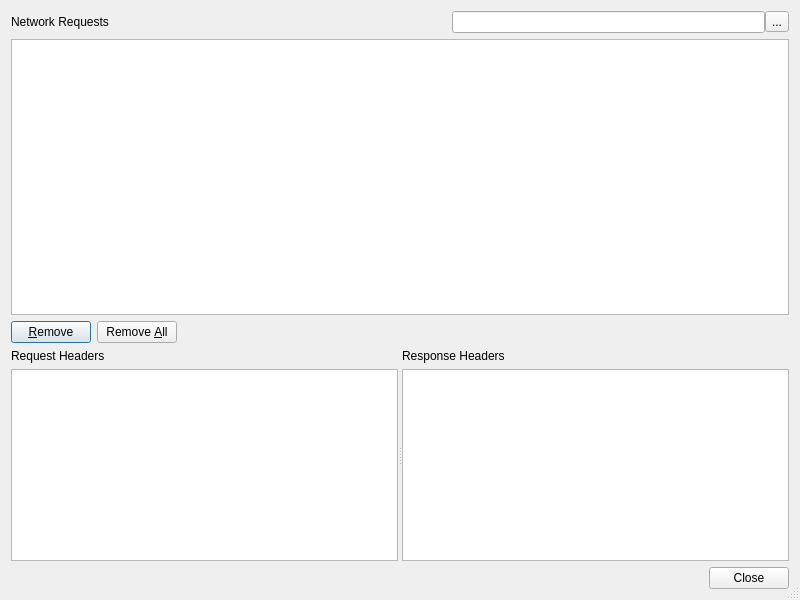
<?xml version="1.0" encoding="UTF-8"?>
<ui version="4.0">
 <class>E4NetworkMonitor</class>
 <widget class="QDialog" name="E4NetworkMonitor">
  <property name="geometry">
   <rect>
    <x>0</x>
    <y>0</y>
    <width>800</width>
    <height>600</height>
   </rect>
  </property>
  <property name="windowTitle">
   <string>Network Monitor</string>
  </property>
  <property name="sizeGripEnabled">
   <bool>true</bool>
  </property>
  <layout class="QVBoxLayout" name="verticalLayout_3">
   <item>
    <layout class="QHBoxLayout" name="horizontalLayout_2">
     <item>
      <widget class="QLabel" name="label">
       <property name="text">
        <string>Network Requests</string>
       </property>
      </widget>
     </item>
     <item>
      <spacer name="horizontalSpacer">
       <property name="orientation">
        <enum>Qt::Horizontal</enum>
       </property>
       <property name="sizeHint" stdset="0">
        <size>
         <width>40</width>
         <height>20</height>
        </size>
       </property>
      </spacer>
     </item>
     <item>
      <layout class="QHBoxLayout" name="horizontalLayout">
       <property name="spacing">
        <number>0</number>
       </property>
       <item>
        <widget class="QLineEdit" name="searchEdit">
         <property name="toolTip">
          <string>Enter search term for requests</string>
         </property>
        </widget>
       </item>
       <item>
        <widget class="QToolButton" name="clearButton">
         <property name="text">
          <string>...</string>
         </property>
        </widget>
       </item>
      </layout>
     </item>
    </layout>
   </item>
   <item>
    <widget class="E4TableView" name="requestsList">
     <property name="alternatingRowColors">
      <bool>true</bool>
     </property>
     <property name="selectionBehavior">
      <enum>QAbstractItemView::SelectRows</enum>
     </property>
     <property name="showGrid">
      <bool>false</bool>
     </property>
     <property name="sortingEnabled">
      <bool>false</bool>
     </property>
    </widget>
   </item>
   <item>
    <layout class="QHBoxLayout" name="horizontalLayout_3">
     <item>
      <widget class="QPushButton" name="removeButton">
       <property name="toolTip">
        <string>Press to remove the selected requests</string>
       </property>
       <property name="text">
        <string>&amp;Remove</string>
       </property>
      </widget>
     </item>
     <item>
      <widget class="QPushButton" name="removeAllButton">
       <property name="toolTip">
        <string>Press to remove all requests</string>
       </property>
       <property name="text">
        <string>Remove &amp;All</string>
       </property>
      </widget>
     </item>
     <item>
      <spacer name="horizontalSpacer_2">
       <property name="orientation">
        <enum>Qt::Horizontal</enum>
       </property>
       <property name="sizeHint" stdset="0">
        <size>
         <width>40</width>
         <height>20</height>
        </size>
       </property>
      </spacer>
     </item>
    </layout>
   </item>
   <item>
    <widget class="QSplitter" name="splitter">
     <property name="orientation">
      <enum>Qt::Horizontal</enum>
     </property>
     <widget class="QWidget" name="layoutWidget">
      <layout class="QVBoxLayout" name="verticalLayout">
       <item>
        <widget class="QLabel" name="label_2">
         <property name="text">
          <string>Request Headers</string>
         </property>
        </widget>
       </item>
       <item>
        <widget class="QTableView" name="requestHeadersList">
         <property name="alternatingRowColors">
          <bool>true</bool>
         </property>
         <property name="showGrid">
          <bool>false</bool>
         </property>
         <property name="sortingEnabled">
          <bool>false</bool>
         </property>
        </widget>
       </item>
      </layout>
     </widget>
     <widget class="QWidget" name="layoutWidget">
      <layout class="QVBoxLayout" name="verticalLayout_2">
       <item>
        <widget class="QLabel" name="label_3">
         <property name="text">
          <string>Response Headers</string>
         </property>
        </widget>
       </item>
       <item>
        <widget class="QTableView" name="responseHeadersList">
         <property name="alternatingRowColors">
          <bool>true</bool>
         </property>
         <property name="showGrid">
          <bool>false</bool>
         </property>
         <property name="sortingEnabled">
          <bool>false</bool>
         </property>
        </widget>
       </item>
      </layout>
     </widget>
    </widget>
   </item>
   <item>
    <widget class="QDialogButtonBox" name="buttonBox">
     <property name="orientation">
      <enum>Qt::Horizontal</enum>
     </property>
     <property name="standardButtons">
      <set>QDialogButtonBox::Close</set>
     </property>
    </widget>
   </item>
  </layout>
 </widget>
 <customwidgets>
  <customwidget>
   <class>E4TableView</class>
   <extends>QTableView</extends>
   <header>E4Gui/E4TableView.h</header>
  </customwidget>
 </customwidgets>
 <tabstops>
  <tabstop>searchEdit</tabstop>
  <tabstop>clearButton</tabstop>
  <tabstop>requestsList</tabstop>
  <tabstop>removeButton</tabstop>
  <tabstop>removeAllButton</tabstop>
  <tabstop>requestHeadersList</tabstop>
  <tabstop>responseHeadersList</tabstop>
  <tabstop>buttonBox</tabstop>
 </tabstops>
 <resources/>
 <connections>
  <connection>
   <sender>buttonBox</sender>
   <signal>accepted()</signal>
   <receiver>E4NetworkMonitor</receiver>
   <slot>accept()</slot>
   <hints>
    <hint type="sourcelabel">
     <x>252</x>
     <y>595</y>
    </hint>
    <hint type="destinationlabel">
     <x>157</x>
     <y>274</y>
    </hint>
   </hints>
  </connection>
  <connection>
   <sender>buttonBox</sender>
   <signal>rejected()</signal>
   <receiver>E4NetworkMonitor</receiver>
   <slot>reject()</slot>
   <hints>
    <hint type="sourcelabel">
     <x>320</x>
     <y>595</y>
    </hint>
    <hint type="destinationlabel">
     <x>286</x>
     <y>274</y>
    </hint>
   </hints>
  </connection>
  <connection>
   <sender>clearButton</sender>
   <signal>clicked()</signal>
   <receiver>searchEdit</receiver>
   <slot>clear()</slot>
   <hints>
    <hint type="sourcelabel">
     <x>780</x>
     <y>14</y>
    </hint>
    <hint type="destinationlabel">
     <x>753</x>
     <y>20</y>
    </hint>
   </hints>
  </connection>
 </connections>
</ui>
